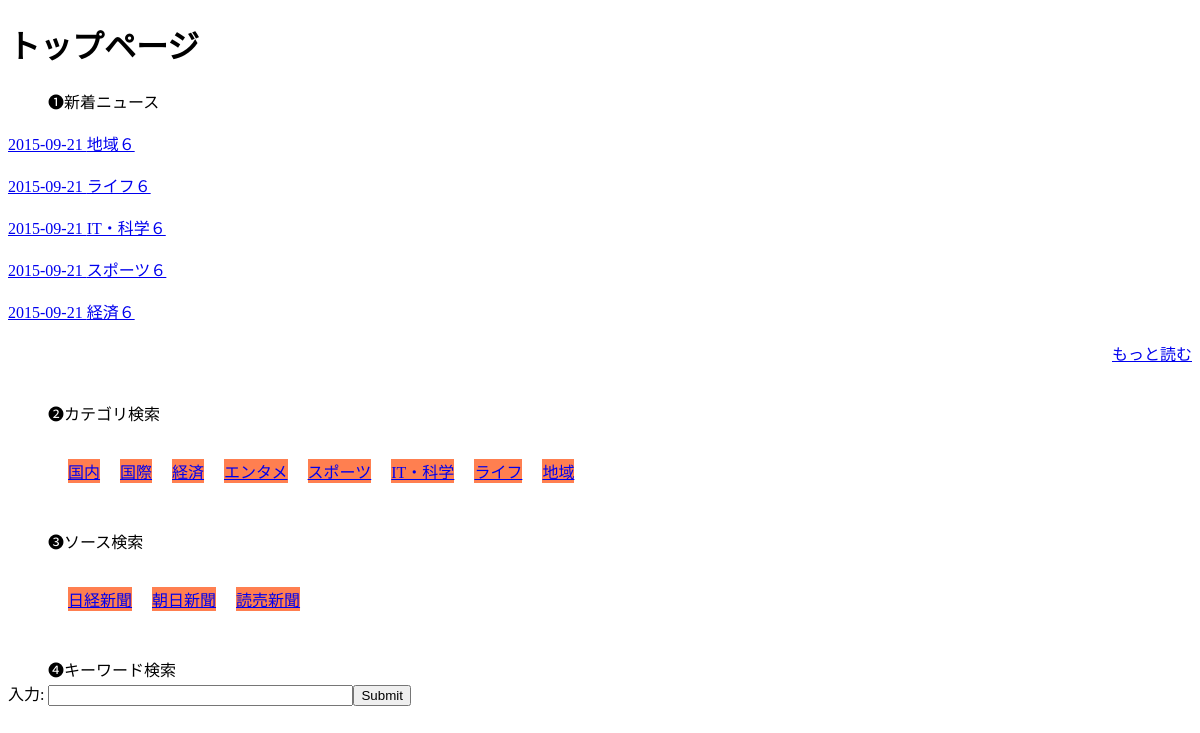
The page / on the database its author committed.
### tables this page shows
CREATE TABLE IF NOT EXISTS `news` (
  `news_id` int(11) NOT NULL,
  `news_title` varchar(64) NOT NULL,
  `news_detail` varchar(1024) NOT NULL,
  `category_id` int(11) NOT NULL,
  `source_id` int(11) NOT NULL,
  `show_flg` int(11) NOT NULL,
  `create_date` datetime NOT NULL,
  `update_date` datetime NOT NULL,
  `keyword` text NOT NULL
);

### index.php (the view, shortened to what this page needs)
<?php
    $pdo = new PDO("mysql:host=localhost;dbname=cs_academy;charset=utf8", "root", "");
    $sql = "SELECT * FROM news WHERE show_flg=1 ORDER BY update_date DESC LIMIT 5 ";
    $stmt = $pdo->prepare($sql);
    $stmt->execute();
    $results = $stmt->fetchAll(PDO::FETCH_ASSOC);
?>
<!DOCTYPE html>
<html>
    <head>
        <link rel="stylesheet" href="css/mystyle.css">
    </head>
    <body>
        <h1>トップページ</h1>
        <dt style="list-style:none;">
        <dd>❶新着ニュース</dd><br>
            <?php foreach($results as $row) {
            echo'<a href="news.php?news_id='.$row['news_id'].'">'.
            substr($row['update_date'],0,10).' '.$row['news_title'].'
            </a><br><br>';
            }
            ?>
            <div class="link"><a href="news_new.php?page=1" >もっと読む</a></div>
            <div class="after"></div><br><br>
        <dd>❷カテゴリ検索<dd><br>
        <div id="category">
            <ul class="category_list">
                <li><a href="news_category.php?category_id=1&page=1">国内</a></li>
                <li><a href="news_category.php? category_id=2">国際</a></li>
                <li><a href="news_category.php? category_id=3">経済</a></li>
                <li><a href="news_category.php? category_id=4">エンタメ</a></li>
                <li><a href="news_category.php? category_id=5">スポーツ</a></li>
                <li><a href="news_category.php? category_id=6">IT・科学</a></li>
                <li><a href="news_category.php? category_id=7">ライフ</a></li>
                <li><a href="news_category.php? category_id=8">地域</a></li>
            </ul>
        </div>
        <div class="after"></div><br><br>
        <dd>❸ソース検索<dd><br>
        <div id="source">
            <ul class="source_list">
                <li><a href="news_source.php?source_id=1">日経新聞</a>
                </li>
                <li><a href="news_source.php?source_id=2">朝日新聞</a></li>
                <li><a href="news_source.php?source_id=3">読売新聞</a></li>
            </ul>
        </div>
        <div class="after"></div><br><br>
        <dd>❹キーワード検索</dd>
            <form action="news_search.php" method="get">
                入力: <input type="text" name="keyword" value="" size=35/><input type="submit" />
            </form>
        </dt><br><br>
    </body>
</html>

### css/mystyle.css (style rules this page uses)
.link { float:right; }
#category,#source { margin:0; padding:0; -webkit-box-sizing: border-box; -moz-box-sizing: border-box; -ms-box-sizing: border-box; box-sizing: border-box; }
#category,#source { padding: 0,auto; margin-bottom:20px; }
#category,#source ul { margin-left:-20px;/１カラムのpadding分マイナスマージン overflow:hidden; background-color:white; }
#category>ul>li ,#source>ul>li { list-style-type:none; float:left; margin-right:20px; margin-bottom: 10px; text-align:center; background-color: coral; }

### rows shown on the page
news: update_date "2015-09-21", news_title "地域６"
news: update_date "2015-09-21", news_title "ライフ６"
news: update_date "2015-09-21", news_title "IT・科学６"
news: update_date "2015-09-21", news_title "スポーツ６"
news: update_date "2015-09-21", news_title "経済６"
